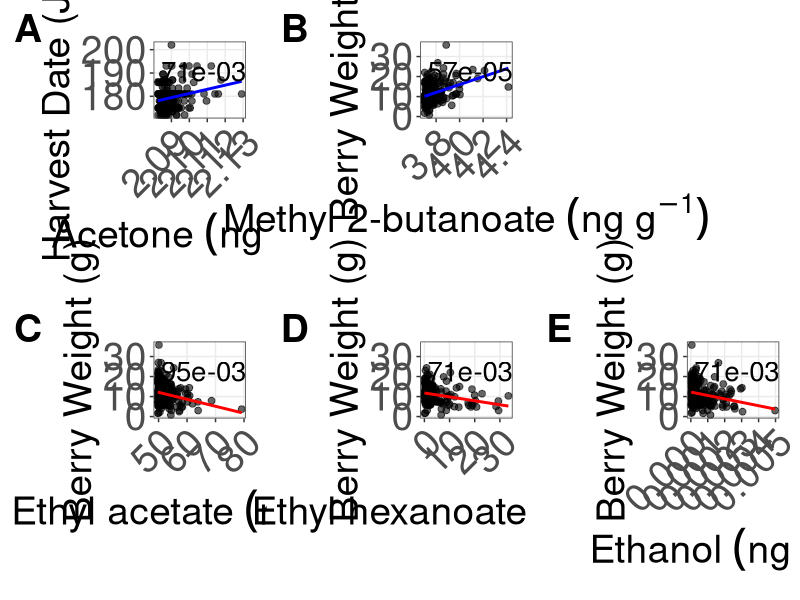

Source code (R):
library(tidyverse)
library(readxl)
library(Hmisc)
library(cowplot)

aov_data <- read_excel("strawberry_aroma.xlsx", sheet = "aovData")

id_cols <- c("scUnit", "sBlock!", "sbPlot!", "ssPlot!", "sClone!")
long_df <- aov_data %>%
  pivot_longer(cols = 6:ncol(aov_data), names_to = "column", values_to = "value") %>%
  select(all_of(id_cols), column, value)

cutoffs <- long_df %>%
  group_by(column) %>%
  dplyr::summarise(q1 = quantile(value, 0.25, na.rm = TRUE), q3 = quantile(value, 0.75, na.rm = TRUE), iqr = q3 - q1, lower = q1 - 10 * iqr, upper = q3 + 10 * iqr, .groups = "drop")

flagged <- long_df %>%
  left_join(cutoffs, by = "column") %>%
  mutate(is_outlier = !is.na(value) & (value < lower | value > upper))

outlier_cells <- flagged %>% filter(is_outlier) %>% select(scUnit, column)
long_no_outliers <- long_df %>% anti_join(outlier_cells, by = c("scUnit", "column"))

aov_data_no_outliers <- long_no_outliers %>%
  tidyr::pivot_wider(id_cols = all_of(id_cols), names_from = column, values_from = value) %>%
  dplyr::select(any_of(names(aov_data)))

aov_data_means <- aov_data_no_outliers %>%
  group_by(`sClone!`) %>%
  summarise(across(c(where(is.numeric), -any_of(c("scUnit"))), ~ mean(.x, na.rm = TRUE)), .groups = "drop") %>%
  select(where(~ mean(is.na(.)) <= 0.8), -c(`sBlock!`, `sbPlot!`, `ssPlot!`))

all_vocs <- c("%1_Butanol_3_methyl_acetate", "%1_Hexanol_2_ethyl", "%2_3H_Furanone_5_hexyldihydro", "%2_2_4_Trimethyl_1_3_pentanediol", "%2_3_Butanedione", "%2_4_Hexadienal_E_E", "%2_Butenoic_acid_methyl_ester", "%2_Heptanone", "%2_Hexen_1_ol_acetate_Z", "%2_Pentanone", "%3_2H_Furanone_4_methoxy_2_5_dim", "Acetic_acid_butyl_ester", "Acetic_acid_hexyl_ester", "Acetic_acid_methyl_ester", "Acetone", "alpha_Terpineol", "Butanethioic_acid_S_methyl_ester", "Butanoic_acid_2_methyl", "Butanoic_acid_2_methyl_ethyl_est", "Butanoic_acid_2_methyl_methyl_es", "Butanoic_acid_3_methyl_ethyl_est", "Butanoic_acid_butyl_ester", "Butanoic_acid_ethyl_ester", "Butanoic_acid_methyl_ester", "Ethanol", "Ethyl_Acetate", "Furan_2_ethyl", "Hexanal", "Hexanoic_acid", "Hexanoic_acid_ethyl_ester", "Hexanoic_acid_methyl_ester", "Isopropyl_butyrate", "Linalool", "Methyl_isovalerate", "Methyl_propionate", "Methyl_valerate")

class_branched_chain_esters <- c("%1_Butanol_3_methyl_acetate", "%2_Hexen_1_ol_acetate_Z", "Butanoic_acid_2_methyl_methyl_es", "Isopropyl_butyrate", "%2_Butenoic_acid_methyl_ester", "Butanoic_acid_2_methyl_ethyl_est", "Butanoic_acid_3_methyl_ethyl_est", "Methyl_isovalerate")
class_straight_chain_esters <- c("Acetic_acid_methyl_ester", "Butanoic_acid_butyl_ester", "Ethyl_Acetate", "Methyl_valerate", "Acetic_acid_butyl_ester", "Butanoic_acid_ethyl_ester", "Hexanoic_acid_ethyl_ester", "Acetic_acid_hexyl_ester", "Butanoic_acid_methyl_ester", "Hexanoic_acid_methyl_ester", "Methyl_propionate")
class_carbonyls_ketones_diketones <- c("Acetone", "%2_Heptanone", "%2_Pentanone", "%2_3_Butanedione")
class_carbonyls_aldehydes <- c("Hexanal", "%2_4_Hexadienal_E_E")
class_carboxylic_acids <- c("Butanoic_acid_2_methyl", "Hexanoic_acid")
class_alcohols_diols <- c("Ethanol", "%1_Hexanol_2_ethyl", "%2_2_4_Trimethyl_1_3_pentanediol")
class_terpenoids <- c("alpha_Terpineol", "Linalool")
class_thioesters <- c("Butanethioic_acid_S_methyl_ester")
class_oxygen_heterocycles <- c("%2_3H_Furanone_5_hexyldihydro", "Furan_2_ethyl", "%3_2H_Furanone_4_methoxy_2_5_dim")

ordered_columns <- c(class_branched_chain_esters, class_straight_chain_esters, class_carbonyls_ketones_diketones, class_carbonyls_aldehydes, class_carboxylic_acids, class_alcohols_diols, class_terpenoids, class_thioesters, class_oxygen_heterocycles)

id_keep <- intersect(c("sClone!", "scUnit", "sBlock!", "sbPlot!", "ssPlot!"), names(aov_data_means))
aov_data_means_totals <- aov_data_means %>% select(all_of(c(id_keep, ordered_columns)))

aov_data_means_totals <- aov_data_means_totals %>%
  mutate(
    total_Branched_Esters = rowSums(select(., all_of(class_branched_chain_esters)), na.rm = TRUE),
    total_Straight_Esters = rowSums(select(., all_of(class_straight_chain_esters)), na.rm = TRUE),
    total_Carboxylic_Acids = rowSums(select(., all_of(class_carboxylic_acids)), na.rm = TRUE),
    total_Alcohols_Diols = rowSums(select(., all_of(class_alcohols_diols)), na.rm = TRUE),
    total_Ketones = rowSums(select(., all_of(class_carbonyls_ketones_diketones)), na.rm = TRUE),
    total_Aldehydes = rowSums(select(., all_of(class_carbonyls_aldehydes)), na.rm = TRUE),
    total_Monoterpenoids = rowSums(select(., all_of(class_terpenoids)), na.rm = TRUE),
    total_Sulfur_Compounds = rowSums(select(., all_of(class_thioesters)), na.rm = TRUE),
    total_Oxygen_Heterocycles = rowSums(select(., all_of(class_oxygen_heterocycles)), na.rm = TRUE),
    total_Aroma_Compounds = rowSums(select(., all_of(ordered_columns)), na.rm = TRUE),
    sample_Ubiquity = rowSums(select(., all_of(ordered_columns)) > 0, na.rm = TRUE)
  )

total_cols <- grep("_total$", names(aov_data_means_totals), value = TRUE)
prop_cols  <- grep("^prop_",  names(aov_data_means_totals), value = TRUE)
compound_cols <- setdiff(names(aov_data_means_totals), c(id_keep, prop_cols))
compound_cols <- intersect(compound_cols, all_vocs)
analysis_cols <- c(compound_cols, total_cols)

agronomic_data <- read_csv("strawberry_agronomic_data.csv")
name_map <- c("CA 42.8-16 Tioga parent" = "CA 42.8‑16 Tioga parent", "F. x ananassa NC 98-22-4" = "F. x ananassa NC 98‑22‑4", "Annapolis (Kentville)" = "K-Annapolis", "Bounty (Kentville)" = "K-Bounty", "Brunswick (Kentville)" = "K-Brunswick", "Cabot (Kentville)" = "K-Cabot", "Cavendish (Kentville)" = "K-Cavendish", "Evangeline (Kentville)" = "K-Evangeline", "Honeoye (Kentville)" = "K-Honeoye", "Jewel (Kentville)" = "K-Jewel", "Kent (Kentville)" = "K-Kent", "Laurel (Kentville)" = "K-Laurel", "Lila (Kentville)" = "K-Lila", "Mira (Kentville)" = "K-Mira", "Sable (Kentville)" = "K-Sable", "Valley Sunset (Kentville)" = "K-Valley Sunset", "Veestar (Kentville)" = "K-Veestar", "Wendy (Kentville)" = "K-Wendy", "NW 90054-37" = "NW 90054‑37")

agronomic_data <- agronomic_data %>% mutate(Plant_Name_clean = dplyr::recode(Plant_Name, !!!name_map))
combined_data <- left_join(aov_data_means_totals, agronomic_data, by = c("sClone!" = "Plant_Name_clean")) %>% select(-X, -Y, -Z) %>% mutate(across(c(`L.`, `a.`, `b.`, `C.`, `h`), ~ ifelse(`sClone!` %in% c("Weisse Anasa", "White D"), NA, .)))

voc_name_map <- c(
  "%1_Butanol_3_methyl_acetate" = "Isoamyl acetate", "X.1_Butanol_3_methyl_acetate" = "Isoamyl acetate",
  "%2_Hexen_1_ol_acetate_Z" = "2Z-Hexenyl acetate", "X.2_Hexen_1_ol_acetate_Z" = "2Z-Hexenyl acetate",
  "Acetic_acid_methyl_ester" = "Methyl acetate", "Butanoic_acid_2_methyl_methyl_es" = "Methyl 2-methylbutyrate",
  "Butanoic_acid_butyl_ester" = "Butyl butyrate", "Ethyl_Acetate" = "Ethyl acetate",
  "Isopropyl_butyrate" = "Isopropyl butyrate", "Methyl_valerate" = "Methyl valerate",
  "%2_3_Butanedione" = "Butanedione", "X.2_3_Butanedione" = "Butanedione",
  "Hexanoic_acid" = "Hexanoic acid", "alpha_Terpineol" = "α Terpineol",
  "%2_3H_Furanone_5_hexyldihydro" = "γ-Decalactone", "X.2_3H_Furanone_5_hexyldihydro" = "γ-Decalactone",
  "%2_Butenoic_acid_methyl_ester" = "Methyl 2-butanoate", "X.2_Butenoic_acid_methyl_ester" = "Methyl 2-butanoate",
  "Acetic_acid_butyl_ester" = "Butyl acetate", "Butanoic_acid_2_methyl_ethyl_est" = "Ethyl 2-methyl butanoate",
  "Butanoic_acid_3_methyl_ethyl_est" = "Ethyl isovalerate", "Butanoic_acid_ethyl_ester" = "Ethyl butyrate",
  "Hexanoic_acid_ethyl_ester" = "Ethyl hexanoate", "Methyl_isovalerate" = "Methyl isovalerate",
  "Acetone" = "Acetone", "Hexanal" = "Hexanal", "Ethanol" = "Ethanol",
  "Linalool" = "Linalool", "Furan_2_ethyl" = "2-Ethylfuran",
  "Acetic_acid_hexyl_ester" = "Hexyl acetate", "Butanoic_acid_methyl_ester" = "Methyl butyrate",
  "Hexanoic_acid_methyl_ester" = "Methyl hexanoate", "Methyl_propionate" = "Methyl propionate",
  "%2_Heptanone" = "2-Heptanone", "X.2_Heptanone" = "2-Heptanone",
  "%2_4_Hexadienal_E_E" = "2,4-Hexadienal", "X.2_4_Hexadienal_E_E" = "2,4-Hexadienal",
  "%1_Hexanol_2_ethyl" = "2-Ethylhexanol", "X.1_Hexanol_2_ethyl" = "2-Ethylhexanol",
  "Butanethioic_acid_S_methyl_ester" = "Methyl thiobutanoate", "%3_2H_Furanone_4_methoxy_2_5_dim" = "Mesifurane",
  "X.3_2H_Furanone_4_methoxy_2_5_dim" = "Mesifurane", "%2_Pentanone" = "2-Pentanone",
  "X.2_Pentanone" = "2-Pentanone", "Butanoic_acid_2_methyl" = "2-Methylbutanoic acid",
  "%2_2_4_Trimethyl_1_3_pentanediol" = "2,2,4-Trimethyl-1,3-pentanediol", "X.2_2_4_Trimethyl_1_3_pentanediol" = "2,2,4-Trimethyl-1,3-pentanediol"
)

fdr_threshold <- 0.05
aroma_cols <- c(analysis_cols, "total_Aroma_Compounds")
agronomic_cols <- c("Harvest_Date", "Berry_Wt")
color_cols <- c("L.", "a.")

aroma_data <- combined_data[, aroma_cols, drop = FALSE]
agronomic_data_merge <- combined_data[, c(agronomic_cols, color_cols), drop = FALSE]

aroma_data <- as.data.frame(lapply(aroma_data, as.numeric))
agronomic_data_merge <- as.data.frame(lapply(agronomic_data_merge, as.numeric))

cross_cor <- cor(aroma_data, agronomic_data_merge, use = "pairwise.complete.obs")
cor_results <- rcorr(as.matrix(aroma_data), as.matrix(agronomic_data_merge))

p_matrix <- cor_results$P[rownames(cross_cor), colnames(cross_cor)]
n_tests <- ncol(aroma_data) * ncol(agronomic_data_merge)

p_values_vector <- as.vector(p_matrix)
p_adj_vector <- p.adjust(p_values_vector, method = "BH", n = n_tests)
p_adj_matrix <- matrix(p_adj_vector, nrow = nrow(p_matrix), ncol = ncol(p_matrix))
dimnames(p_adj_matrix) <- dimnames(p_matrix)

p_adj_wt <- p_adj_matrix[, "Berry_Wt"]
p_adj_date <- p_adj_matrix[, "Harvest_Date"]

possible_wt <- length(p_adj_wt)
sig_wt <- sum(p_adj_wt < fdr_threshold, na.rm = TRUE)

possible_date <- length(p_adj_date)
sig_date <- sum(p_adj_date < fdr_threshold, na.rm = TRUE)

target_quantile <- 0.15

quantile_data <- combined_data %>%
  mutate(
    Berry_Wt = as.numeric(Berry_Wt),
    total_Aroma_Compounds = as.numeric(total_Aroma_Compounds)
  )

wt_cutoff <- quantile(quantile_data$Berry_Wt, 1 - target_quantile, na.rm = TRUE)
aroma_cutoff <- quantile(quantile_data$total_Aroma_Compounds, 1 - target_quantile, na.rm = TRUE)

top_berry_producers <- quantile_data %>%
  filter(Berry_Wt >= wt_cutoff) %>%
  select(`sClone!`, Berry_Wt) %>%
  arrange(desc(Berry_Wt))

top_aroma_producers <- quantile_data %>%
  filter(total_Aroma_Compounds >= aroma_cutoff) %>%
  select(`sClone!`, total_Aroma_Compounds) %>%
  arrange(desc(total_Aroma_Compounds))

overlap_metrics <- quantile_data %>%
  filter(`sClone!` %in% top_berry_producers$`sClone!` & `sClone!` %in% top_aroma_producers$`sClone!`) %>%
  select(`sClone!`, Berry_Wt, total_Aroma_Compounds) %>%
  arrange(desc(Berry_Wt))

sig_indices <- which(p_adj_matrix < fdr_threshold, arr.ind = TRUE)

if (nrow(sig_indices) > 0) {
  pos_plots <- list()
  neg_plots <- list()
  for (i in seq_len(nrow(sig_indices))) {
    row_idx <- sig_indices[i, 1]
    col_idx <- sig_indices[i, 2]
    raw_aroma_name <- rownames(p_adj_matrix)[row_idx]
    raw_agro_name <- colnames(p_adj_matrix)[col_idx]
    if (is.na(raw_aroma_name) || is.na(raw_agro_name)) next
    
    if (!is.null(voc_name_map) && (raw_aroma_name %in% names(voc_name_map))) {
      display_aroma <- voc_name_map[[raw_aroma_name]]
    } else {
      display_aroma <- gsub("total_", "Total ", raw_aroma_name)
      display_aroma <- gsub("_", " ", display_aroma)
      display_aroma <- gsub("^%", "", display_aroma)
    }
    
    clean_agro_name <- raw_agro_name
    if (raw_agro_name %in% "Berry_Wt") {
      clean_agro_name <- "Berry Weight (g)"
    } else if (raw_agro_name %in% "Harvest_Date") {
      clean_agro_name <- "Harvest Date (Julian)"
    }
    
    r_raw <- cross_cor[row_idx, col_idx]
    r_val <- round(r_raw, 2)
    p_val <- formatC(p_adj_matrix[row_idx, col_idx], format = "e", digits = 2)
    plot_color <- ifelse(r_raw > 0, "blue", "red")
    
    temp_df <- data.frame(
      Aroma_Value = aroma_data[[raw_aroma_name]],
      Agro_Value = agronomic_data_merge[[raw_agro_name]]
    )
    
    x_center <- mean(range(temp_df$Aroma_Value, na.rm = TRUE))
    stat_label <- paste0("r = ", r_val, " | p-FDR = ", p_val)
    
    p_individual <- ggplot(temp_df, aes(x = Aroma_Value, y = Agro_Value)) +
      geom_point(alpha = 0.6, size = 2) +
      geom_smooth(method = "lm", color = plot_color, se = FALSE, linewidth = 1) +
      annotate("text", x = Inf, y = Inf, label = stat_label, vjust = 2, hjust = 1, size = 7) +
      theme_bw() +
      theme(
        axis.title = element_text(size = 28),
        axis.text = element_text(size = 28),
        axis.text.x = element_text(angle = 45, hjust = 1),
        panel.grid.minor = element_blank(),
        plot.margin = margin(t = 30, r = 15, b = 15, l = 30, unit = "pt")
      ) +
      labs(x = bquote(.(display_aroma) ~ (ng ~ g^-1)), y = clean_agro_name)
    
    if (r_raw > 0) {
      pos_plots[[length(pos_plots) + 1]] <- p_individual
    } else {
      neg_plots[[length(neg_plots) + 1]] <- p_individual
    }
  }
  
  png("aroma_agronomic_clean_names.png", width = 18, height = 11, units = "in", res = 300)
  combined_plots <- c(pos_plots, list(NULL), neg_plots)
  final_plot <- plot_grid(
    plotlist = combined_plots, ncol = 3, nrow = 2,
    labels = c("A", "B", "", "C", "D", "E"), label_size = 28,
    label_y = 1, label_x = 0, align = "hv", axis = "tblr", scale = 1
  )
  print(final_plot)
  dev.off()
}
